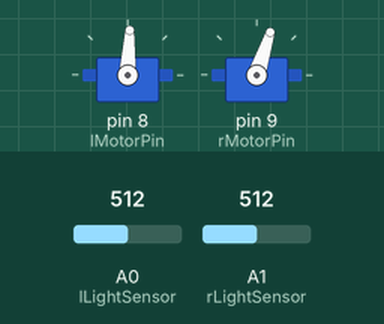
The sketch below on a simulated Arduino Uno, built with avr-gcc and run on an emulated ATmega328P. Parts: 2 × servo. The test bench sets the inputs (shaded band); at power-on: A0 (lLightSensor) = 512, A1 (rLightSensor) = 512.

Above: at 1.2 s.
1.3 s: A0 (lLightSensor) set to 217
2.8 s: A0 (lLightSensor) set to 190
At 3.7 s:
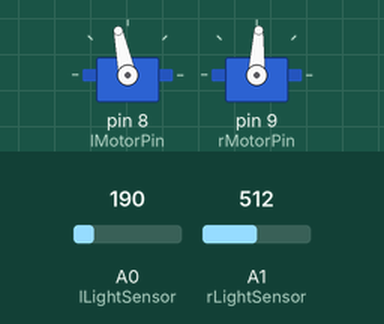
4.3 s: A1 (rLightSensor) set to 218
5.8 s: A1 (rLightSensor) set to 194
At 7.0 s:
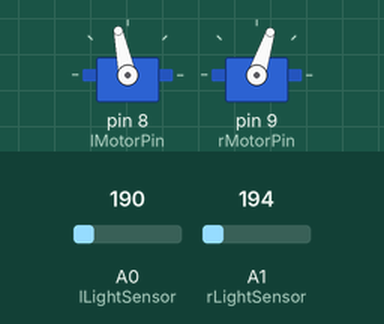
7.3 s: A1 (rLightSensor) set to 210
At 7.9 s:
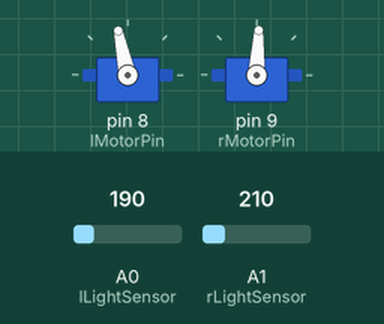
8.8 s: A1 (rLightSensor) set to 190
At 9.2 s:
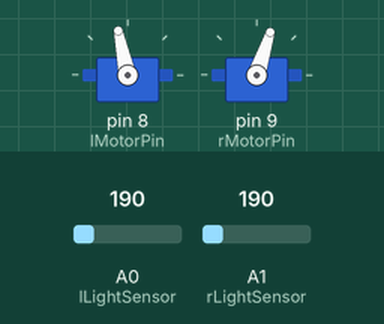
Timing chart, 0 to 11.3 s (numbered marks = the images above; inputs shaded):
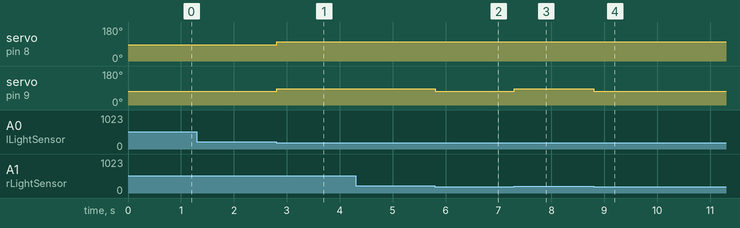

Measured:
- the behaviour switches between 201 and 200 on A0 (lLightSensor) (found by bisection; images 0 and 1)
- the behaviour switches between 201 and 200 on A1 (rLightSensor) (found by bisection; images 1 and 2)
- after the input at 1.3 s, every drawn part: stays the same
- after the input at 2.8 s, servo on pin 8 (lMotorPin): 87° → 102° at once; servo on pin 9 (rMotorPin): 72° → 87° at once
- after the input at 4.3 s, every drawn part: stays the same
- after the input at 5.8 s, servo on pin 9 (rMotorPin): 87° → 72° at once
- after the input at 7.3 s, servo on pin 9 (rMotorPin): 72° → 87° at once
- after the input at 8.8 s, servo on pin 9 (rMotorPin): 87° → 72° at once

The sketch:

warhacks.ino
```cpp
/*
 * Code created by Alexandre Lavoie, Tristan Viera, Justin De La Fosse, and Ryan Baker of team int kiwi at Warhacks 2019.
 */

#include <Servo.h> // Needed for the servos.

int kiwi = 0; // N.P - <3

// Constants for calibration.
const int MAX_SPEED = 15; // Max motor speeds.
const float LEFT_MOTOR_CONSTANT = 1; // Speed constant of left motor.
const float RIGHT_MOTOR_CONSTANT = -1; // Speed constant of right motor.
const float LEFT_MOTOR_ZERO = 87; // Zero constant of left motor.
const float RIGHT_MOTOR_ZERO = 87; // Zero constant of right motor.
const float DELAY = 10; // Delay on every loop to prevent overflowing the sensors.
const float LIGHT_THRESHOLD = 200; // Threshold for light sensors. 0-1023 : ~<50  White, ~>200  Black.

// Pin inputs.
const int lMotorPin = 8;
const int rMotorPin = 9;
const int lLightSensor = A0;
const int rLightSensor = A1;

// Servos.
Servo left_wheel, right_wheel;

// Light Sensors.
bool left_light_sensor = false;
bool right_light_sensor = false;

void setup() {
  pinMode(lLightSensor, INPUT);
  pinMode(rLightSensor, INPUT);

  left_wheel.attach(lMotorPin);
  right_wheel.attach(rMotorPin);
}

void loop() {
  test_light_sensors();
  follow_line_two_sensors();
  delay(DELAY);
}

/*
 * Tests for light on left and right light sensor greater than light threshold.
 */

void test_light_sensors(){
    left_light_sensor = analogRead(lLightSensor)>LIGHT_THRESHOLD;
    right_light_sensor = analogRead(rLightSensor)>LIGHT_THRESHOLD;
}

/*
 * Follows a line according to the given left and right sensor.
 */

void follow_line_two_sensors(){
  if(left_light_sensor){ // If senses black line on left sensor.
    left_wheel.write(LEFT_MOTOR_ZERO);
    right_wheel.write(RIGHT_MOTOR_ZERO+RIGHT_MOTOR_CONSTANT*MAX_SPEED);
  }else if(right_light_sensor){ // If senses black line on right sensor.
    left_wheel.write(LEFT_MOTOR_ZERO+LEFT_MOTOR_CONSTANT*MAX_SPEED);
    right_wheel.write(RIGHT_MOTOR_ZERO);
  }else{
    left_wheel.write(LEFT_MOTOR_ZERO+LEFT_MOTOR_CONSTANT*MAX_SPEED);
    right_wheel.write(RIGHT_MOTOR_ZERO+RIGHT_MOTOR_CONSTANT*MAX_SPEED);
  }
}
```
